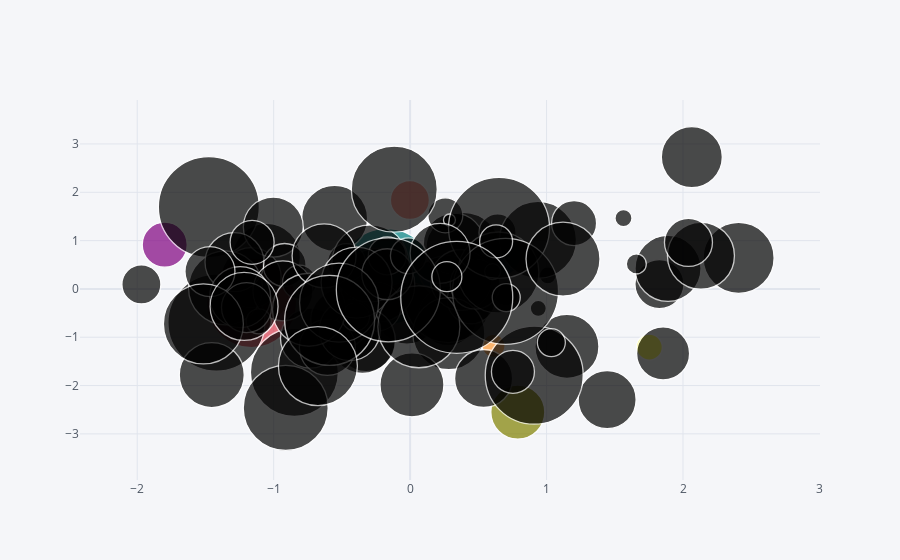

Write notebook code for a chart like this one.
### Code cell
df.iplot(kind='bubble',x='A',y='B',size='C')
